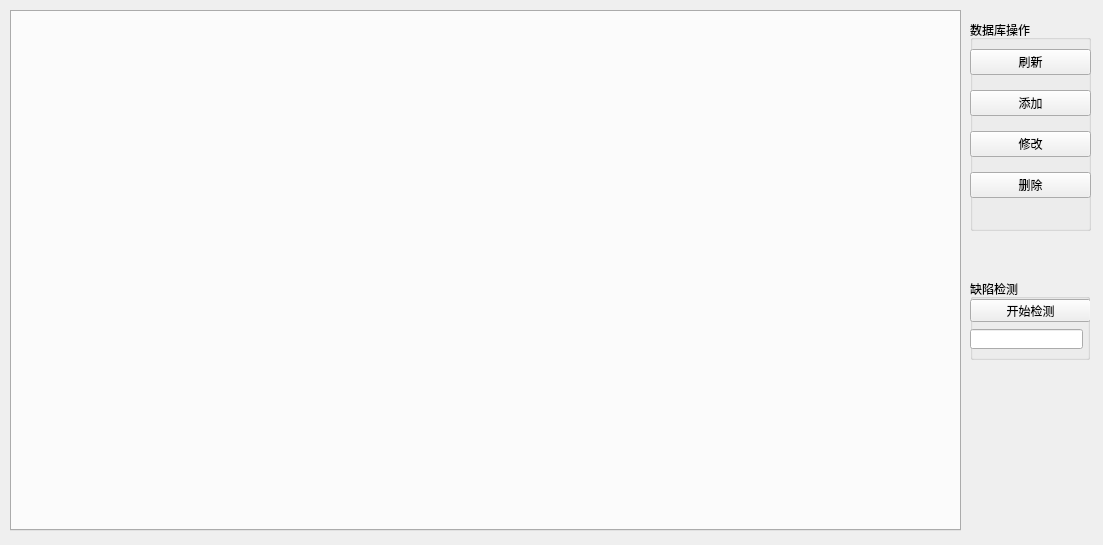
<?xml version="1.0" encoding="UTF-8"?>
<ui version="4.0">
 <class>datamanager</class>
 <widget class="QWidget" name="datamanager">
  <property name="geometry">
   <rect>
    <x>0</x>
    <y>0</y>
    <width>1103</width>
    <height>545</height>
   </rect>
  </property>
  <property name="windowTitle">
   <string>Form</string>
  </property>
  <widget class="QTabWidget" name="tabWidget">
   <property name="geometry">
    <rect>
     <x>10</x>
     <y>10</y>
     <width>951</width>
     <height>521</height>
    </rect>
   </property>
   <property name="currentIndex">
    <number>-1</number>
   </property>
  </widget>
  <widget class="QGroupBox" name="groupBox">
   <property name="geometry">
    <rect>
     <x>970</x>
     <y>20</y>
     <width>121</width>
     <height>211</height>
    </rect>
   </property>
   <property name="title">
    <string>数据库操作</string>
   </property>
   <widget class="QWidget" name="gridLayoutWidget">
    <property name="geometry">
     <rect>
      <x>0</x>
      <y>20</y>
      <width>121</width>
      <height>171</height>
     </rect>
    </property>
    <layout class="QGridLayout" name="gridLayout">
     <item row="1" column="0">
      <widget class="QPushButton" name="ptianjia">
       <property name="text">
        <string>添加</string>
       </property>
      </widget>
     </item>
     <item row="2" column="0">
      <widget class="QPushButton" name="pxiugai">
       <property name="text">
        <string>修改</string>
       </property>
      </widget>
     </item>
     <item row="3" column="0">
      <widget class="QPushButton" name="pshanchu">
       <property name="text">
        <string>删除</string>
       </property>
      </widget>
     </item>
     <item row="0" column="0">
      <widget class="QPushButton" name="pshuaixin">
       <property name="text">
        <string>刷新</string>
       </property>
      </widget>
     </item>
    </layout>
   </widget>
  </widget>
  <widget class="QGroupBox" name="groupBox_2">
   <property name="geometry">
    <rect>
     <x>970</x>
     <y>279</y>
     <width>120</width>
     <height>81</height>
    </rect>
   </property>
   <property name="title">
    <string>缺陷检测</string>
   </property>
   <widget class="QPushButton" name="pushButton_kaishi">
    <property name="geometry">
     <rect>
      <x>0</x>
      <y>20</y>
      <width>121</width>
      <height>23</height>
     </rect>
    </property>
    <property name="text">
     <string>开始检测</string>
    </property>
   </widget>
   <widget class="QLineEdit" name="lineEdit">
    <property name="geometry">
     <rect>
      <x>0</x>
      <y>50</y>
      <width>113</width>
      <height>20</height>
     </rect>
    </property>
   </widget>
  </widget>
 </widget>
 <resources/>
 <connections/>
</ui>
